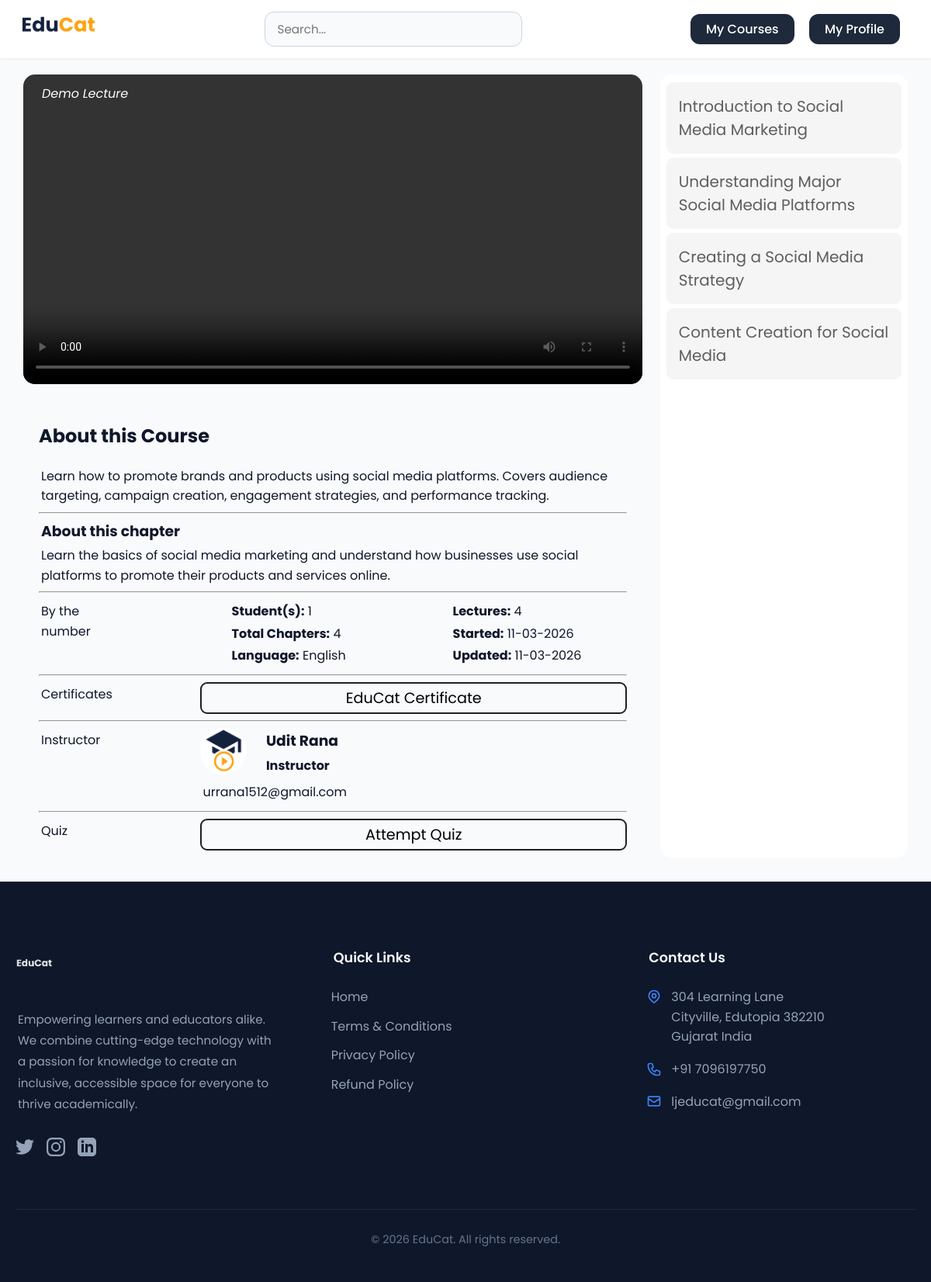
/play.php?id=10 (signed in), run on the app's committed database.
### tables this page shows
CREATE TABLE `course_master` (
  `course_id` int(200) NOT NULL,
  `course_name` varchar(200) NOT NULL,
  `course_image` varchar(200) NOT NULL DEFAULT 'assets/img/notfound.png',
  `course_instructor` int(200) NOT NULL,
  `course_description` varchar(255) NOT NULL,
  `course_language` int(200) NOT NULL,
  `course_price` int(200) NOT NULL,
  `course_discount` int(255) NOT NULL DEFAULT 0,
  `course_category` varchar(200) NOT NULL,
  `course_chapters` int(200) NOT NULL DEFAULT 0,
  `course_demo_lecture` varchar(255) NOT NULL,
  `course_videos` int(200) NOT NULL,
  `course_approved_by_admin` int(200) NOT NULL,
  `course_status` tinyint(1) DEFAULT 1,
  `course_purchases` int(200) NOT NULL,
  `course_lanuched_on` varchar(200) NOT NULL,
  `course_last_updated_on` varchar(200) NOT NULL,
  `course_completion_number` int(200) NOT NULL,
  `course_rating` int(11) NOT NULL
);

CREATE TABLE `course_chapter_list` (
  `course_chapter_id` int(200) NOT NULL,
  `course_chapter_name` longtext NOT NULL,
  `course_chapter_description` varchar(255) NOT NULL,
  `course_id` int(200) NOT NULL,
  `chapter_total_videos` int(200) NOT NULL DEFAULT 0
);

CREATE TABLE `languages_master` (
  `language_id` int(200) NOT NULL,
  `language_name` varchar(200) NOT NULL
);

CREATE TABLE `user_master` (
  `user_id` int(200) NOT NULL,
  `user_name` varchar(200) NOT NULL,
  `user_email` varchar(200) NOT NULL,
  `user_contact_number` bigint(200) NOT NULL,
  `user_password` varchar(200) NOT NULL,
  `user_profile_photo` varchar(200) NOT NULL DEFAULT 'assets/img/EduCat (4).png',
  `role` int(10) NOT NULL,
  `user_status` tinyint(1) DEFAULT 1,
  `isVerified` int(10) NOT NULL,
  `isActive` int(10) NOT NULL,
  `registration_date` varchar(200) NOT NULL
);

### play.php (the view, shortened to what this page needs)
<?php
require 'includes/scripts/connection.php';
    if (isset($_GET["videoId"])) {
        $videoId = $_GET["videoId"];
        $sqlForVIDEOpath = "SELECT video_path, video_name FROM videos_master WHERE video_id = $videoId";
        $resultForVIDEOpath = $conn->query($sqlForVIDEOpath);
        $rowForVIDEOpath = $resultForVIDEOpath->fetch_assoc();
        $videoPATH = $rowForVIDEOpath["video_path"];
        $videoTITLE = $rowForVIDEOpath["video_name"];
    }else{
        $courseIDFORDEMOVIDEO = $_GET["id"];
        $sqlForVIDEOpath = "SELECT course_demo_lecture FROM course_master WHERE course_id = $courseIDFORDEMOVIDEO";
        $resultForVIDEOpath = $conn->query($sqlForVIDEOpath);
        $rowForVIDEOpath = $resultForVIDEOpath->fetch_assoc();
        $videoPATH = $rowForVIDEOpath["course_demo_lecture"];
        $videoTITLE = "Demo Lecture";
    }
    $id = $_GET['id'];
    $sql = "SELECT * FROM course_master WHERE course_id = $id";
    $result = mysqli_query($conn,$sql);
    $rowdata= mysqli_fetch_assoc($result);
    $instructor = $rowdata['course_instructor'];
    $sql1 = "SELECT * FROM `user_master` WHERE `user_id` = $instructor";
    $result1 = mysqli_query($conn,$sql1);
    $rowdata1 = mysqli_fetch_assoc($result1);
    $sql3 = "SELECT COUNT(*) as row_count FROM purchased_course_master WHERE `course_id` = $id";
    $result3 = mysqli_query($conn,$sql3);
    $rowdata2 = mysqli_fetch_assoc($result3);
    $langauge_id = $rowdata['course_language'];
    $sqlForLanguage = "SELECT * FROM `languages_master` WHERE `language_id` = $langauge_id";
    $resultForLanguage = mysqli_query($conn,$sqlForLanguage);
    $rowdataforLanguage = mysqli_fetch_assoc($resultForLanguage);
?>
<!DOCTYPE html>
<html lang="en">
<head>
    <link rel="stylesheet" href="./assets/css/style.css">
    <link rel="stylesheet" href="./assets/css/videop.css">
</head>
<body oncontextmenu="return false;">
<?php
    include("includes/components/header-two.php");
    ?>
    <div class="container">
        <div class="video">
            <div class="playvideo">
                <video title="<?php echo $videoTITLE;?>" controls controlsList="nodownload" oncontextmenu="return false;">
                    <source src="<?php echo $videoPATH;?>" type='video/webm;codecs="vp8, opus"' />
                </video>
                <i class="watermark"><?php echo $videoTITLE;?></i>
            </div>
            <div class="desc">
                <div class="title">
                    <?php
                        $courseIDforFetch = $_GET["id"];
                        $sql = "SELECT * FROM course_master WHERE course_id = $courseIDforFetch";
                        $res = mysqli_query($conn, $sql);
                        if($res){
                            $courseData = mysqli_fetch_assoc($res);
                        }
                        $courseId = $_GET["id"];
                        $sql = "SELECT * FROM course_chapter_list WHERE course_id = $courseId ORDER BY course_chapter_id ASC";
                        $result = mysqli_query($conn,$sql);
                        $rowdatafordesc = mysqli_fetch_Assoc($result);
                    ?>
                    <h2>About this Course</h2>
                    <p><?php echo $courseData["course_description"];?></p>
                </div>
                <hr>
                <h3>About this chapter</h3>
                <p><?php echo $rowdatafordesc["course_chapter_description"];?></p>
                <hr>
                <div class="detail">
                    <div class="f">
                        <p>By the number</p>
                    </div>
                    <div class="sc">
                        <p><b>Student(s):</b>&nbsp<?php echo $rowdata2['row_count'];?></p>
                        <p><b>Total Chapters:</b>&nbsp<?php echo $rowdata['course_chapters'];?></p>
                        <p><b>Language:</b>&nbsp<?php echo $rowdataforLanguage['language_name'];?></p>
                    </div>
                    <div class="t">
                        <p><b>Lectures:</b>&nbsp<?php echo $rowdata['course_chapters'];?></p>
                        <p><b>Started:</b>&nbsp<?php echo $rowdata['course_lanuched_on'];?></p>
                        <p><b>Updated:</b>&nbsp<?php echo $rowdata['course_last_updated_on'];?></p>
                    </div>
                </div>
                <hr>
                <div class="detail">
                    <div class="f1">
                        <p>Certificates</p>
                    </div>
                    <div class="f2">
                        <a href="certificate.php?id=<?php echo $_GET['id'];?>"><button>EduCat Certificate</button></a>
                    </div>
                </div>
                <hr>
                <div class="detail">
                    <div class="f1">
                        <p>Instructor</p>
                    </div>
                    <div class="f2 f-2">
                        <div class="person">
                            <div class="l">
                                <img src="<?php echo $rowdata1['user_profile_photo'];?>" alt="" height="60px" width="60px" class="img_ins">
                            </div>
                            <div class="r">
                                <h3><?php echo $rowdata1['user_name'];?></h3>
                                <h4>Instructor</h4>
                            </div>
                        </div>
                        <div class="cont">
                            <p><?php echo $rowdata1['user_email'];?></p>
                        </div>
                    </div>
                </div>
                <hr>
                <div class="detail">
                    <div class="f1">
                        <p>Quiz</p>
                    </div>
                    <div class="f2 f-2">
                        <div class="cont">
                            <a href="studentquiz.php?id=<?php echo $courseId; ?>"><button>Attempt Quiz</button></a>
                        </div>
                    </div>
                </div>
            </div>
        </div>
        <div class="anothervideos" style="margin-bottom: 10px;">
            <div class="sidenav">
                <?php
                    $courseId = $_GET["id"];
                    $sql = "SELECT * FROM course_chapter_list WHERE course_id = $courseId ORDER BY course_chapter_id ASC";
                    $result = $conn->query($sql);
                    if ($result->num_rows > 0) {
                        while ($row = $result->fetch_assoc()) {
                            ?>
                    <div class="dropbox">
                    <button class="dropdown-btn"><?php echo $row["course_chapter_name"];?>
                    </button>
                </div>
                            <?php
                        }
                    } else {
                        echo "0 results";
                    }
                ?>
            </div>
        </div>
    </div>
    <?php
    include("includes/components/footer.php");
    ?>
</body>
</html>

### assets/css/style.css (style rules this page uses)
:root { --primary: #4f46e5; --primary-hover: #4338ca; --secondary: #1e293b; --accent: #10b981; --bg-color: #f8fafc; --surface: #ffffff; --text-main: #0f172a; --text-muted: #64748b; --border-radius-sm: 8px; --border-radius-md: 12px; --border-radius-lg: 20px; --shadow-sm: 0 1px 2px 0 rgb(0 0 0 / 0.05); --shadow-md: 0 4px 6px -1px rgb(0 0 0 / 0.1), 0 2px 4px -2px rgb(0 0 0 / 0.1); --shadow-lg: 0 10px 15px -3px rgb(0 0 0 / 0.1), 0 4px 6px -4px rgb(0 0 0 / 0.1); --shadow-float: 0 20px 25px -5px rgb(0 0 0 / 0.1), 0 8px 10px -6px rgb(0 0 0 / 0.1); --transition: all 0.3s cubic-bezier(0.4, 0, 0.2, 1); }
body, html { margin: 0; padding: 0; font-family: "Poppins", sans-serif; background-color: var(--bg-color); color: var(--text-main); line-height: 1.6; }
* { font-family: poppins !important; }
.container { width: 95%; max-width: 1400px; min-height: auto !important; margin: 20px auto; position: relative; }
.contents h4, h3, p { margin: 3px; padding: 0; }

### assets/css/videop.css (style rules this page uses)
.video { width: 70%; border-radius: 15px; }
.anothervideos { width: 28%; display: flex; align-items: center; justify-content: center; height: auto; border-radius: 15px; background-color: white; }
.container { display: flex; justify-content: space-between; }
video { width: 100%; border-radius: 15px; }
.desc { padding: 20px; }
.detail { display: flex; justify-content: space-between; }
.f { width: 15%; }
.s, .t { width: 30%; }
.f1 { width: 15%; }
.f2 { width: 72.5%; }
.f2 button { width: 100%; padding: 4px; border: 2px solid rgb(32, 32, 32); background: transparent; cursor: pointer; border-radius: 9px; transition: 0.3s all ease; font-size: 1.2rem; }
.f2 .l { width: 10%; float: left; margin-right: 5px; }
.f2 .r { margin-left: 5px; width: 85%; float: right; }
.img_ins { border-radius: 50%; }
.r h3, .r h4 { padding: 2px; margin: 0; }
.f-2 { display: flex; flex-direction: column; }

### play.php (style rules this page uses)
.sidenav { height: 98%; width: 95%; z-index: 1; }
.sidenav a, .dropdown-btn { padding: 16px 16px; text-decoration: none; font-size: 20px; color: rgb(94, 94, 94); border-radius: 9px; display: flex; border: none; background: rgba(206, 206, 206, 0.212); transition: all 0.3s ease; margin-bottom: 5px; width: 100%; text-align: left; cursor: pointer; }
.playvideo { position: relative; }
.watermark { position: absolute; left: 3%; top: 3%; color: white; animation: 15s moving-watermark infinite; }

### data on the page
course_master: course_description "Learn how to promote brands and products using social media platforms. Covers audience targeting, campaign creation, engagement strategies, and performance tracking.", course_chapters "4", course_lanuched_on "11-03-2026", course_last_updated_on "11-03-2026"
course_chapter_list: course_chapter_description "Learn the basics of social media marketing and understand how businesses use social platforms to promote their products and services online.", course_chapter_name "Introduction to Social Media Marketing"
languages_master: language_name "English"
user_master: user_profile_photo (picture), user_name "Udit Rana", user_email "urrana1512@gmail.com"
course_chapter_list: course_chapter_name "Understanding Major Social Media Platforms"
course_chapter_list: course_chapter_name "Creating a Social Media Strategy"
course_chapter_list: course_chapter_name "Content Creation for Social Media"

### other printed values
$videoTITLE "Demo Lecture"
$rowdata2['row_count'] "1"
